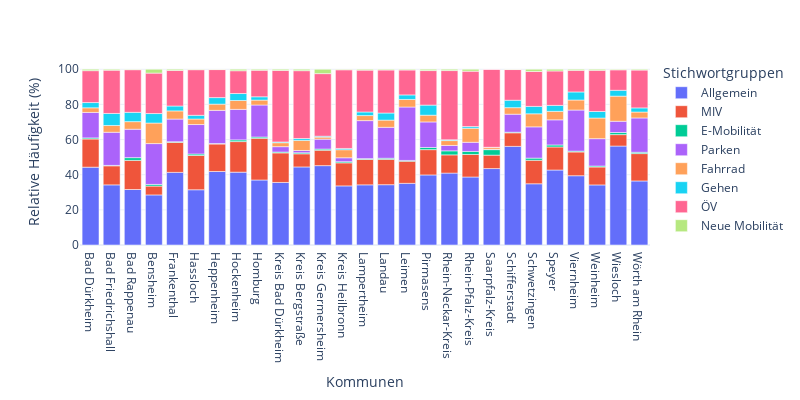

The notebook cell saved with this chart:
### Code cell
fig = px.bar(df_kommune_gesamt_percent, 
             # color=df_kommune_gesamt.index,
              # line_group='kommunale_ebene',''
              # hover_name="kommune",
              labels={
                     "jahr": "Zeit (a)",
                     "Gesamt": "Häufigkeit aller Stichwörter",
                     "kommune": "Kommunen",
                     "variable": "Stichwortgruppen",
                     "value": "Relative Häufigkeit (%)"},
              # render_mode="svg",
              template='plotly_white',
              # barnorm = "percent",
              width=800, 
              height=400
             )
fig.show()

### Figure 1 — Plotly figure (JSON) as saved in the notebook; plotly's stock layout.template omitted (floating-point values rounded to 4 significant figures)
{"data": [{"alignmentgroup": "True", "hovertemplate": "Stichwortgruppen=Allgemein<br>Kommunen=%{x}<br>Relative Häufigkeit (%)=%{y}<extra></extra>", "legendgroup": "Allgemein", "marker": {"color": "#636efa", "pattern": {"shape": ""}}, "name": "Allgemein", "offsetgroup": "Allgemein", "orientation": "v", "showlegend": true, "textposition": "auto", "type": "bar", "x": ["Bad Dürkheim", "Bad Friedrichshall", "Bad Rappenau", "Bensheim", "Frankenthal", "Hassloch", "Heppenheim", "Hockenheim", "Homburg", "Kreis Bad Dürkheim", "Kreis Bergstraße", "Kreis Germersheim", "Kreis Heilbronn", "Lampertheim", "Landau", "Leimen", "Pirmasens", "Rhein-Neckar-Kreis", "Rhein-Pfalz-Kreis", "Saarpfalz-Kreis", "Schifferstadt", "Schwetzingen", "Speyer", "Viernheim", "Weinheim", "Wiesloch", "Wörth am Rhein"], "xaxis": "x", "y": [44.29, 34.22, 31.58, 28.49, 41.33, 31.43, 41.84, 41.45, 36.99, 35.59, 44.41, 45.16, 33.63, 34.24, 34.32, 35.09, 39.87, 40.9, 38.69, 43.5, 56.12, 34.83, 42.66, 39.42, 34.18, 56.3, 36.44], "yaxis": "y"}, {"alignmentgroup": "True", "hovertemplate": "Stichwortgruppen=MIV<br>Kommunen=%{x}<br>Relative Häufigkeit (%)=%{y}<extra></extra>", "legendgroup": "MIV", "marker": {"color": "#EF553B", "pattern": {"shape": ""}}, "name": "MIV", "offsetgroup": "MIV", "orientation": "v", "showlegend": true, "textposition": "auto", "type": "bar", "x": ["Bad Dürkheim", "Bad Friedrichshall", "Bad Rappenau", "Bensheim", "Frankenthal", "Hassloch", "Heppenheim", "Hockenheim", "Homburg", "Kreis Bad Dürkheim", "Kreis Bergstraße", "Kreis Germersheim", "Kreis Heilbronn", "Lampertheim", "Landau", "Leimen", "Pirmasens", "Rhein-Neckar-Kreis", "Rhein-Pfalz-Kreis", "Saarpfalz-Kreis", "Schifferstadt", "Schwetzingen", "Speyer", "Viernheim", "Weinheim", "Wiesloch", "Wörth am Rhein"], "xaxis": "x", "y": [16.04, 10.84, 16.56, 5.04, 17.08, 19.52, 15.63, 17.38, 23.74, 16.81, 7.48, 8.77, 13.11, 14.46, 14.43, 12.57, 14.4, 10.39, 12.81, 7.623, 7.715, 13.38, 13.11, 13.52, 10.2, 6.504, 15.57], "yaxis": "y"}, {"alignmentgroup": "True", "hovertemplate": "Stichwortgruppen=E-Mobilität<br>Kommunen=%{x}<br>Relative Häufigkeit (%)=%{y}<extra></extra>", "legendgroup": "E-Mobilität", "marker": {"color": "#00cc96", "pattern": {"shape": ""}}, "name": "E-Mobilität", "offsetgroup": "E-Mobilität", "orientation": "v", "showlegend": true, "textposition": "auto", "type": "bar", "x": ["Bad Dürkheim", "Bad Friedrichshall", "Bad Rappenau", "Bensheim", "Frankenthal", "Hassloch", "Heppenheim", "Hockenheim", "Homburg", "Kreis Bad Dürkheim", "Kreis Bergstraße", "Kreis Germersheim", "Kreis Heilbronn", "Lampertheim", "Landau", "Leimen", "Pirmasens", "Rhein-Neckar-Kreis", "Rhein-Pfalz-Kreis", "Saarpfalz-Kreis", "Schifferstadt", "Schwetzingen", "Speyer", "Viernheim", "Weinheim", "Wiesloch", "Wörth am Rhein"], "xaxis": "x", "y": [0.6087, 0.2444, 1.569, 0.9496, 0.3535, 0.8359, 0.2642, 0.9669, 0.7084, 0.498, 0.6042, 0.6545, 0.6598, 0.4486, 0.6182, 0.4563, 1.229, 2.287, 1.742, 3.139, 0.3498, 1.225, 1.147, 0.4848, 0.5497, 1.195, 0.7624], "yaxis": "y"}, {"alignmentgroup": "True", "hovertemplate": "Stichwortgruppen=Parken<br>Kommunen=%{x}<br>Relative Häufigkeit (%)=%{y}<extra></extra>", "legendgroup": "Parken", "marker": {"color": "#ab63fa", "pattern": {"shape": ""}}, "name": "Parken", "offsetgroup": "Parken", "orientation": "v", "showlegend": true, "textposition": "auto", "type": "bar", "x": ["Bad Dürkheim", "Bad Friedrichshall", "Bad Rappenau", "Bensheim", "Frankenthal", "Hassloch", "Heppenheim", "Hockenheim", "Homburg", "Kreis Bad Dürkheim", "Kreis Bergstraße", "Kreis Germersheim", "Kreis Heilbronn", "Lampertheim", "Landau", "Leimen", "Pirmasens", "Rhein-Neckar-Kreis", "Rhein-Pfalz-Kreis", "Saarpfalz-Kreis", "Schifferstadt", "Schwetzingen", "Speyer", "Viernheim", "Weinheim", "Wiesloch", "Wörth am Rhein"], "xaxis": "x", "y": [14.51, 18.85, 16.17, 23.23, 12.9, 16.75, 18.88, 17.36, 18.22, 3.049, 1.289, 5.628, 2.232, 21.63, 17.6, 30.39, 14.53, 3.076, 5.191, 0.2242, 10.24, 17.79, 14.3, 23.37, 15.57, 6.406, 19.51], "yaxis": "y"}, {"alignmentgroup": "True", "hovertemplate": "Stichwortgruppen=Fahrrad<br>Kommunen=%{x}<br>Relative Häufigkeit (%)=%{y}<extra></extra>", "legendgroup": "Fahrrad", "marker": {"color": "#FFA15A", "pattern": {"shape": ""}}, "name": "Fahrrad", "offsetgroup": "Fahrrad", "orientation": "v", "showlegend": true, "textposition": "auto", "type": "bar", "x": ["Bad Dürkheim", "Bad Friedrichshall", "Bad Rappenau", "Bensheim", "Frankenthal", "Hassloch", "Heppenheim", "Hockenheim", "Homburg", "Kreis Bad Dürkheim", "Kreis Bergstraße", "Kreis Germersheim", "Kreis Heilbronn", "Lampertheim", "Landau", "Leimen", "Pirmasens", "Rhein-Neckar-Kreis", "Rhein-Pfalz-Kreis", "Saarpfalz-Kreis", "Schifferstadt", "Schwetzingen", "Speyer", "Viernheim", "Weinheim", "Wiesloch", "Wörth am Rhein"], "xaxis": "x", "y": [2.62, 3.857, 4.312, 11.69, 4.64, 3.146, 3.542, 5.048, 2.789, 2.246, 5.724, 1.178, 4.574, 2.869, 4.092, 4.312, 3.842, 2.765, 7.985, 1.121, 3.719, 7.436, 4.838, 5.714, 11.75, 14.3, 3.367], "yaxis": "y"}, {"alignmentgroup": "True", "hovertemplate": "Stichwortgruppen=Gehen<br>Kommunen=%{x}<br>Relative Häufigkeit (%)=%{y}<extra></extra>", "legendgroup": "Gehen", "marker": {"color": "#19d3f3", "pattern": {"shape": ""}}, "name": "Gehen", "offsetgroup": "Gehen", "orientation": "v", "showlegend": true, "textposition": "auto", "type": "bar", "x": ["Bad Dürkheim", "Bad Friedrichshall", "Bad Rappenau", "Bensheim", "Frankenthal", "Hassloch", "Heppenheim", "Hockenheim", "Homburg", "Kreis Bad Dürkheim", "Kreis Bergstraße", "Kreis Germersheim", "Kreis Heilbronn", "Lampertheim", "Landau", "Leimen", "Pirmasens", "Rhein-Neckar-Kreis", "Rhein-Pfalz-Kreis", "Saarpfalz-Kreis", "Schifferstadt", "Schwetzingen", "Speyer", "Viernheim", "Weinheim", "Wiesloch", "Wörth am Rhein"], "xaxis": "x", "y": [2.991, 6.844, 5.304, 5.405, 2.79, 2.112, 3.728, 3.965, 1.891, 0.4574, 1.059, 0.5236, 0.7307, 2.04, 4.037, 2.581, 5.74, 0.4504, 0.9437, 0, 4.235, 4.21, 3.384, 4.579, 3.72, 3.325, 2.351], "yaxis": "y"}, {"alignmentgroup": "True", "hovertemplate": "Stichwortgruppen=ÖV<br>Kommunen=%{x}<br>Relative Häufigkeit (%)=%{y}<extra></extra>", "legendgroup": "ÖV", "marker": {"color": "#FF6692", "pattern": {"shape": ""}}, "name": "ÖV", "offsetgroup": "ÖV", "orientation": "v", "showlegend": true, "textposition": "auto", "type": "bar", "x": ["Bad Dürkheim", "Bad Friedrichshall", "Bad Rappenau", "Bensheim", "Frankenthal", "Hassloch", "Heppenheim", "Hockenheim", "Homburg", "Kreis Bad Dürkheim", "Kreis Bergstraße", "Kreis Germersheim", "Kreis Heilbronn", "Lampertheim", "Landau", "Leimen", "Pirmasens", "Rhein-Neckar-Kreis", "Rhein-Pfalz-Kreis", "Saarpfalz-Kreis", "Schifferstadt", "Schwetzingen", "Speyer", "Viernheim", "Weinheim", "Wiesloch", "Wörth am Rhein"], "xaxis": "x", "y": [18.15, 24.61, 24.26, 23.01, 20.23, 25.95, 15.94, 12.98, 15.09, 40.71, 38.63, 35.6, 44.76, 23.81, 24.47, 14.16, 19.65, 39.39, 31.54, 44.39, 17.46, 19.88, 19.59, 12.3, 23.43, 11.63, 21.54], "yaxis": "y"}, {"alignmentgroup": "True", "hovertemplate": "Stichwortgruppen=Neue Mobilität<br>Kommunen=%{x}<br>Relative Häufigkeit (%)=%{y}<extra></extra>", "legendgroup": "Neue Mobilität", "marker": {"color": "#B6E880", "pattern": {"shape": ""}}, "name": "Neue Mobilität", "offsetgroup": "Neue Mobilität", "orientation": "v", "showlegend": true, "textposition": "auto", "type": "bar", "x": ["Bad Dürkheim", "Bad Friedrichshall", "Bad Rappenau", "Bensheim", "Frankenthal", "Hassloch", "Heppenheim", "Hockenheim", "Homburg", "Kreis Bad Dürkheim", "Kreis Bergstraße", "Kreis Germersheim", "Kreis Heilbronn", "Lampertheim", "Landau", "Leimen", "Pirmasens", "Rhein-Neckar-Kreis", "Rhein-Pfalz-Kreis", "Saarpfalz-Kreis", "Schifferstadt", "Schwetzingen", "Speyer", "Viernheim", "Weinheim", "Wiesloch", "Wörth am Rhein"], "xaxis": "x", "y": [0.7939, 0.5432, 0.2503, 2.191, 0.6804, 0.2552, 0.1817, 0.8405, 0.569, 0.6403, 0.8008, 2.487, 0.3056, 0.5046, 0.4372, 0.4406, 0.7466, 0.7414, 1.089, 0, 0.1657, 1.251, 0.9727, 0.6208, 0.6008, 0.3353, 0.4527], "yaxis": "y"}], "layout": {"barmode": "relative", "height": 400, "legend": {"title": {"text": "Stichwortgruppen"}, "tracegroupgap": 0}, "margin": {"t": 60}, "width": 800, "xaxis": {"anchor": "y", "autorange": true, "domain": [0, 1], "range": [-0.5, 26.5], "title": {"text": "Kommunen"}, "type": "category"}, "yaxis": {"anchor": "x", "autorange": true, "domain": [0, 1], "range": [0, 105.3], "title": {"text": "Relative Häufigkeit (%)"}, "type": "linear"}}}
